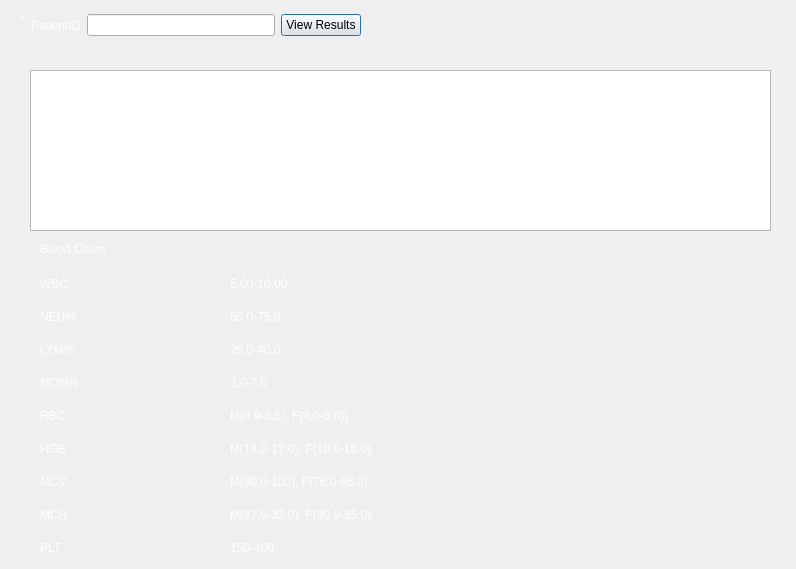
<?xml version="1.0" encoding="UTF-8"?>
<ui version="4.0">
 <class>ReadyResults</class>
 <widget class="QDialog" name="ReadyResults">
  <property name="geometry">
   <rect>
    <x>0</x>
    <y>0</y>
    <width>796</width>
    <height>569</height>
   </rect>
  </property>
  <property name="windowTitle">
   <string>Lab results</string>
  </property>
  <widget class="QWidget" name="layoutWidget_8">
   <property name="geometry">
    <rect>
     <x>230</x>
     <y>270</y>
     <width>180</width>
     <height>291</height>
    </rect>
   </property>
   <property name="styleSheet">
    <string notr="true">color: rgb(255, 255, 255)</string>
   </property>
   <layout class="QVBoxLayout" name="verticalLayout_9">
    <item>
     <widget class="QLabel" name="label_30">
      <property name="styleSheet">
       <string notr="true">color: rgb(255, 255, 255)</string>
      </property>
      <property name="text">
       <string>5.00-10.00</string>
      </property>
     </widget>
    </item>
    <item>
     <widget class="QLabel" name="label_42">
      <property name="styleSheet">
       <string notr="true">color: rgb(255, 255, 255)</string>
      </property>
      <property name="text">
       <string>50.0-75.0</string>
      </property>
     </widget>
    </item>
    <item>
     <widget class="QLabel" name="label_43">
      <property name="styleSheet">
       <string notr="true">color: rgb(255, 255, 255)</string>
      </property>
      <property name="text">
       <string>25.0-40.0</string>
      </property>
     </widget>
    </item>
    <item>
     <widget class="QLabel" name="label_44">
      <property name="styleSheet">
       <string notr="true">color: rgb(255, 255, 255)</string>
      </property>
      <property name="text">
       <string>3.0-7.0</string>
      </property>
     </widget>
    </item>
    <item>
     <widget class="QLabel" name="label_45">
      <property name="styleSheet">
       <string notr="true">color: rgb(255, 255, 255)</string>
      </property>
      <property name="text">
       <string>M(4.9-5.5), F(4.0-5.0))</string>
      </property>
     </widget>
    </item>
    <item>
     <widget class="QLabel" name="label_46">
      <property name="styleSheet">
       <string notr="true">color: rgb(255, 255, 255)</string>
      </property>
      <property name="text">
       <string>M(14.0-17.0), F(10.0-16.0)</string>
      </property>
     </widget>
    </item>
    <item>
     <widget class="QLabel" name="label_47">
      <property name="styleSheet">
       <string notr="true">color: rgb(255, 255, 255)</string>
      </property>
      <property name="text">
       <string>M(80.0-100), F(76.0-96.0)</string>
      </property>
     </widget>
    </item>
    <item>
     <widget class="QLabel" name="label_48">
      <property name="styleSheet">
       <string notr="true">color: rgb(255, 255, 255)</string>
      </property>
      <property name="text">
       <string>M(27.0-32.0), F(30.0-35.0)</string>
      </property>
     </widget>
    </item>
    <item>
     <widget class="QLabel" name="label_49">
      <property name="styleSheet">
       <string notr="true">color: rgb(255, 255, 255)</string>
      </property>
      <property name="text">
       <string>150-400</string>
      </property>
     </widget>
    </item>
   </layout>
  </widget>
  <widget class="QWidget" name="layoutWidget_6">
   <property name="geometry">
    <rect>
     <x>40</x>
     <y>270</y>
     <width>101</width>
     <height>291</height>
    </rect>
   </property>
   <property name="styleSheet">
    <string notr="true">color: rgb(255, 255, 255)</string>
   </property>
   <layout class="QVBoxLayout" name="verticalLayout_7">
    <item>
     <widget class="QLabel" name="label_21">
      <property name="styleSheet">
       <string notr="true">color: rgb(255, 255, 255)</string>
      </property>
      <property name="text">
       <string>WBC</string>
      </property>
     </widget>
    </item>
    <item>
     <widget class="QLabel" name="label_22">
      <property name="styleSheet">
       <string notr="true">color: rgb(255, 255, 255)</string>
      </property>
      <property name="text">
       <string>NEU%</string>
      </property>
     </widget>
    </item>
    <item>
     <widget class="QLabel" name="label_23">
      <property name="styleSheet">
       <string notr="true">color: rgb(255, 255, 255)</string>
      </property>
      <property name="text">
       <string>LYM%</string>
      </property>
     </widget>
    </item>
    <item>
     <widget class="QLabel" name="label_24">
      <property name="styleSheet">
       <string notr="true">color: rgb(255, 255, 255)</string>
      </property>
      <property name="text">
       <string>MON%</string>
      </property>
     </widget>
    </item>
    <item>
     <widget class="QLabel" name="label_25">
      <property name="styleSheet">
       <string notr="true">color: rgb(255, 255, 255)</string>
      </property>
      <property name="text">
       <string>RBC</string>
      </property>
     </widget>
    </item>
    <item>
     <widget class="QLabel" name="label_26">
      <property name="styleSheet">
       <string notr="true">color: rgb(255, 255, 255)</string>
      </property>
      <property name="text">
       <string>HGB</string>
      </property>
     </widget>
    </item>
    <item>
     <widget class="QLabel" name="label_28">
      <property name="styleSheet">
       <string notr="true">color: rgb(255, 255, 255)</string>
      </property>
      <property name="text">
       <string>MCV</string>
      </property>
     </widget>
    </item>
    <item>
     <widget class="QLabel" name="label_27">
      <property name="styleSheet">
       <string notr="true">color: rgb(255, 255, 255)</string>
      </property>
      <property name="text">
       <string>MCH</string>
      </property>
     </widget>
    </item>
    <item>
     <widget class="QLabel" name="label_29">
      <property name="styleSheet">
       <string notr="true">color: rgb(255, 255, 255)</string>
      </property>
      <property name="text">
       <string>PLT</string>
      </property>
     </widget>
    </item>
   </layout>
  </widget>
  <widget class="QTableView" name="tableView">
   <property name="geometry">
    <rect>
     <x>30</x>
     <y>70</y>
     <width>741</width>
     <height>161</height>
    </rect>
   </property>
  </widget>
  <widget class="QLabel" name="label_2">
   <property name="geometry">
    <rect>
     <x>40</x>
     <y>240</y>
     <width>91</width>
     <height>17</height>
    </rect>
   </property>
   <property name="styleSheet">
    <string notr="true">color: rgb(255, 255, 255)</string>
   </property>
   <property name="text">
    <string>Blood Count</string>
   </property>
  </widget>
  <widget class="QLabel" name="label_fill">
   <property name="geometry">
    <rect>
     <x>40</x>
     <y>50</y>
     <width>251</width>
     <height>17</height>
    </rect>
   </property>
   <property name="styleSheet">
    <string notr="true">color:rgb(227, 156, 156)</string>
   </property>
   <property name="text">
    <string/>
   </property>
  </widget>
  <widget class="QLabel" name="label_12">
   <property name="geometry">
    <rect>
     <x>20</x>
     <y>10</y>
     <width>16</width>
     <height>17</height>
    </rect>
   </property>
   <property name="styleSheet">
    <string notr="true">color: rgb(255, 255, 255)</string>
   </property>
   <property name="text">
    <string>*</string>
   </property>
  </widget>
  <widget class="QWidget" name="">
   <property name="geometry">
    <rect>
     <x>140</x>
     <y>270</y>
     <width>91</width>
     <height>291</height>
    </rect>
   </property>
   <layout class="QVBoxLayout" name="verticalLayout">
    <item>
     <widget class="QLabel" name="label_3">
      <property name="styleSheet">
       <string notr="true">color:rgb(207, 143, 143)</string>
      </property>
      <property name="text">
       <string/>
      </property>
     </widget>
    </item>
    <item>
     <widget class="QLabel" name="label_4">
      <property name="styleSheet">
       <string notr="true">color:rgb(207, 143, 143)</string>
      </property>
      <property name="text">
       <string/>
      </property>
     </widget>
    </item>
    <item>
     <widget class="QLabel" name="label_5">
      <property name="styleSheet">
       <string notr="true">color:rgb(207, 143, 143)</string>
      </property>
      <property name="text">
       <string/>
      </property>
     </widget>
    </item>
    <item>
     <widget class="QLabel" name="label_6">
      <property name="styleSheet">
       <string notr="true">color:rgb(207, 143, 143)</string>
      </property>
      <property name="text">
       <string/>
      </property>
     </widget>
    </item>
    <item>
     <widget class="QLabel" name="label_7">
      <property name="styleSheet">
       <string notr="true">color:rgb(207, 143, 143)</string>
      </property>
      <property name="text">
       <string/>
      </property>
     </widget>
    </item>
    <item>
     <widget class="QLabel" name="label_8">
      <property name="styleSheet">
       <string notr="true">color:rgb(207, 143, 143)</string>
      </property>
      <property name="text">
       <string/>
      </property>
     </widget>
    </item>
    <item>
     <widget class="QLabel" name="label_9">
      <property name="styleSheet">
       <string notr="true">color:rgb(207, 143, 143)</string>
      </property>
      <property name="text">
       <string/>
      </property>
     </widget>
    </item>
    <item>
     <widget class="QLabel" name="label_10">
      <property name="styleSheet">
       <string notr="true">color:rgb(207, 143, 143)</string>
      </property>
      <property name="text">
       <string/>
      </property>
     </widget>
    </item>
    <item>
     <widget class="QLabel" name="label_11">
      <property name="styleSheet">
       <string notr="true">color:rgb(207, 143, 143)</string>
      </property>
      <property name="text">
       <string/>
      </property>
     </widget>
    </item>
   </layout>
  </widget>
  <widget class="QWidget" name="">
   <property name="geometry">
    <rect>
     <x>31</x>
     <y>11</y>
     <width>330</width>
     <height>29</height>
    </rect>
   </property>
   <layout class="QHBoxLayout" name="horizontalLayout">
    <item>
     <widget class="QLabel" name="label">
      <property name="styleSheet">
       <string notr="true">color: rgb(255, 255, 255)</string>
      </property>
      <property name="text">
       <string>PatientID</string>
      </property>
     </widget>
    </item>
    <item>
     <widget class="QLineEdit" name="lineEdit_2"/>
    </item>
    <item>
     <widget class="QPushButton" name="pushButton">
      <property name="text">
       <string>View Results</string>
      </property>
     </widget>
    </item>
   </layout>
  </widget>
 </widget>
 <resources/>
 <connections/>
</ui>
